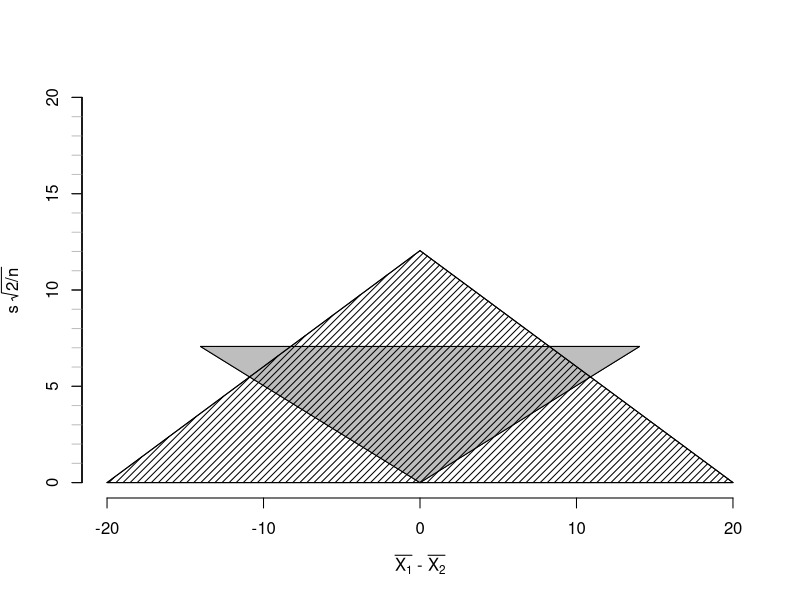

Source code (R):
# paramètres de départ
alpha <- .05
required_power <- .80
n <- 50
df <- 2*n-2
theta <- 20   

# Différences de moyennes testées 
theta1 <- -theta
theta2 <- theta
meandiff <- seq(theta1,theta2,.0001) # différence de moyennes

######  t critique  ######

## Valeur en deça de laquelle on va NRH0 pour l'approche de la puissance
t_crit <- qt(1-alpha/2,df) # on conclura au NRH0 si t < 2.228 
## Valeur au delà de laquelle on va conclure à l'équivalence avec le TOST
t_crit_TOST <- qt(1-alpha,df) # On conclut à l'équivalence  si l'IC à 1-2alpha est entièrement inclus 
                              # entre les limites de la zone d'équivalence (d'où "1-alpha" au lieu de "1-alpha/2")

######  SE maximum autorisé  ######

## Pour l'approche de la puissance: on n'interprétera un NRH0 comme "preuve" d'équivalence QUE SI on atteind

### une puissance minimale donnée (cf. required_power; e.g.: 80%). Compte tenu de cette contrainte, 
### quel sera le SE maximum autorisé?
library(pwr)
res <- pwr.t.test(n=n,sig.level=alpha,
                  power=required_power,
                  type="two.sample",
                  alternative="two.sided")
d_min <- res$d # taille d'effet standardisée qui permet d'atteindre la
               # puissance requise
S_max <- theta/d_min # d_min <- theta/S_max <--> S_max = theta/d_min
SE_max <- S_max*sqrt(2/n) # SE <- S*sqrt(2/N)

## Pour le TOST: jusqu'à quel SE pourra-t-on conclure à l'équivalence? 

### Pour rappel, IC autour de meandiff à (1-alpha)% = meandiff+-t_crit_TOST*SE
### Si meandiff = 0 (le meilleur des cas), t_crit_TOST*SE ne peut pas dépasser theta2 (=20)
### t_crit_TOST*SE < theta2 <--> SE < theta2/t_crit 
SE_max_TOST <- theta2/t_crit_TOST # 11.03472

######  SE critique  ######

## SE minimum qui amènera à conclure à NRH0, avec l'approche de la puissance

### En fonction de meandiff, le SE au delà duquel on conclura
### au NRH0 sera calculé comme suit:
crit_SE <- abs(meandiff)/t_crit # quand n1=n2=n
                                # t = meandiff/SE <--> SE = meandiff/t 
                                # avec SE = S*sqrt(2/n) et S = écart-type poolé
### Attenion: il faut garder à l'esprit la contrainte de la puissance (tout SE supérieure à "SE_max"
### N'amènera PAS à conclure au NRH0)

## SE maximum qui amènera à conclure à l'équivalence, avec le TOST

### Si -theta2 < meandiff < theta2, t_crit_TOST ne peut pas dépasser theta2-abs(meandiff)
##### ex.: si meandiff = 1, et que theta2 = 20, le demi intervalle de confiance ne 
##### peut pas valoir plus de 19 sinon la borne sup sortira de la zone d'équivalence.
##### idem si meandiff = -1.
#### t_crit_TOST*SE < theta2-abs(meandiff) <--> abs(meandiff) < theta2-t_crit_TOST*SE
# SE < [theta2-abs(meandiff)]/t_crit_TOST

crit_SE_TOST <- (theta2-abs(meandiff))/t_crit_TOST



# Représentation graphique:

setwd("D:/Documents/Github_projects/thesis/Chapitre 5/Illustration")
#setwd("C:/Users/Admin/OneDrive/Documents/Github projects/thesis/Chapitre 5/Illustration")
png("Fig1.png",width=1500,height=1500, units = "px", res = 300)
ylimsup <- round(SE_max*3/100,1)*100 # pour que la lim supérieure soit un multiple de 10
# valant approximativement le double du SE_max
plot(0,0,
     pch=19,cex=.01,ylim=c(0,ylimsup),xlim=c(theta1,theta2),col="white",
     bty="n",
     xlab=expression(paste(bar(X[1])," - ",bar(X[2]))),
     ylab=expression(paste("s ",sqrt(paste(2,"/n"))))
)
axis(2,at=0:ylimsup,labels=rep("",length(0:ylimsup)),col.ticks="grey")
axis(2,at=seq(0,ylimsup,5),labels=rep("",length(seq(0,ylimsup,5))),col.ticks="black")

# Partie qui se rapporte à l'approche de la puissance
SE_max_data<-max(crit_SE[crit_SE<=SE_max]) # dans le vecteur crit_SE, quel est celui qui  
                                           # se rapproche le plus du SE_max?
segments(0,crit_SE[meandiff==0],meandiff[crit_SE==SE_max_data],SE_max_data)
segments(meandiff[crit_SE==SE_max_data][1],SE_max_data,
         meandiff[crit_SE==SE_max_data][2],SE_max_data)
x <- c(meandiff[crit_SE==SE_max_data][1],0,meandiff[crit_SE==SE_max_data][2])
y <- c(SE_max_data,0,SE_max_data)
polygon(x, y,col="grey")

# Partie qui se rapporte au TOST
SE_max_dataTOST<-max(crit_SE_TOST[crit_SE_TOST<=SE_max_TOST]) # dans le vecteur crit_SE, quel est celui qui  
segments(theta1,0,theta2,0)
segments(theta1,0,0,SE_max_dataTOST)
segments(0,SE_max_dataTOST,theta2,0)
x <- c(theta1,0,theta2)
y <- c(0,SE_max_dataTOST,0)
polygon(x, y,density=20)

dev.off()
